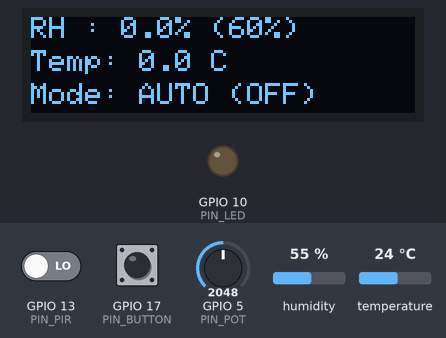
Recording of a program running on a simulated ESP32-S3. Shown: 128×32 one-colour display, output pins drawn as LEDs (lit = HIGH). Dashed ring = blinking. Inputs (shaded band) come from the test bench; at power-on: humidity 55 %, GPIO 5 (PIN_POT) = 2048, GPIO 13 (PIN_PIR) LOW, GPIO 17 (PIN_BUTTON) HIGH, temperature 24 °C. What the program prints to the serial monitor is not drawn.

Above: at 1.2 s.
1.3 s: humidity set to 59 %
At 2.6 s:
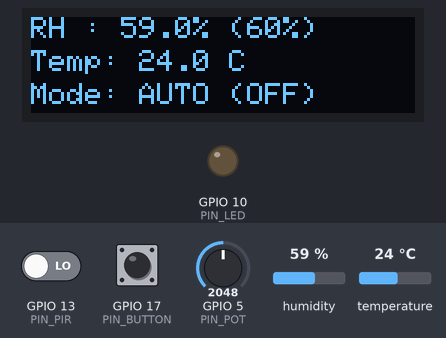
3.5 s: humidity set to 62 %
At 6.25 s:
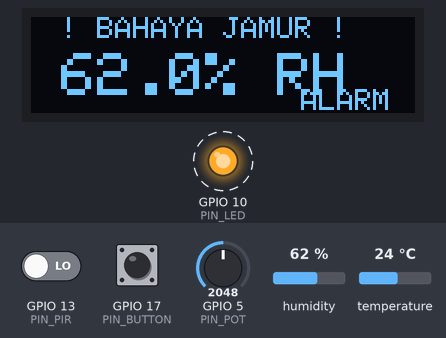
7.7 s: GPIO 5 (PIN_POT) set to 2204
9.2 s: GPIO 5 (PIN_POT) set to 2290
At 9.5 s:
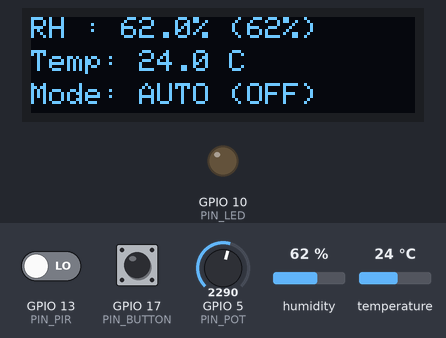
10.7 s: GPIO 13 (PIN_PIR) driven HIGH
At 11.9 s:
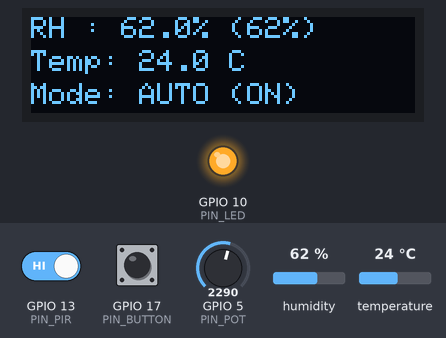
17.3 s: GPIO 17 (PIN_BUTTON) pulled LOW for 0.15 s
At 18.2 s:
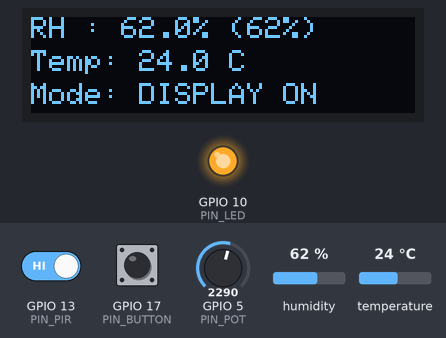
Timing chart, 0 to 19.9 s (numbered marks = the images above; inputs shaded):
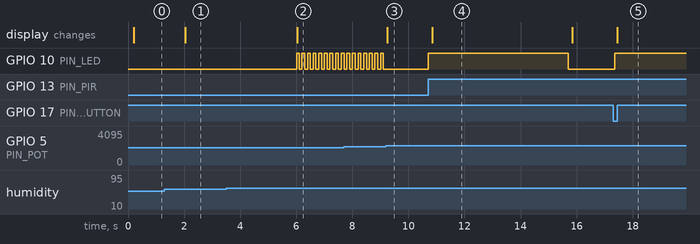

Measured:
- the behaviour switches between 60 and 61 % on humidity (found by bisection; images 1 and 2)
- the behaviour switches between 2252 and 2253 on GPIO 5 (PIN_POT) (found by bisection; images 2 and 3)
- after the input at 1.3 s, the display: changes after 0.74 s (image 1)
- after the input at 3.5 s, GPIO 10 (PIN_LED): alternates HIGH for 0.10 s and LOW for 0.10 s, starting after 2.5 s; the display: changes after 2.5 s (image 2)
- after the input at 9.2 s, GPIO 10 (PIN_LED): stops changing and stays LOW; the display: changes at once (image 3)
- after the input at 10.7 s, GPIO 10 (PIN_LED): LOW → HIGH at once, → LOW 5.0 s later; the display: changes after 0.14 s (image 4)
- after the input at 17.3 s, GPIO 10 (PIN_LED): LOW → HIGH after 0.05 s; the display: changes after 0.14 s (image 5)

The program:

main.cpp
```cpp
#include <Arduino.h>
#include <Wire.h>
#include <Adafruit_GFX.h>
#include <Adafruit_SSD1306.h>
#include <DHT.h>

// --- KONFIGURASI PIN TERUPDATE ---
#define PIN_DHT          4   // Sensor Suhu & Kelembapan
#define PIN_PIR          13  // Sensor Gerak
#define PIN_POT          5   // Potensiometer
#define PIN_BUTTON       17  // Push Button
#define PIN_LED          10  // Lampu LED
#define PIN_SDA           8  // OLED SDA
#define PIN_SCL           9  // OLED SCL

// --- KONFIGURASI SPESIFIKASI ---
#define DHTTYPE          DHT11
#define SCREEN_WIDTH     128
#define SCREEN_HEIGHT    32
#define OLED_RESET       -1
#define SCREEN_ADDRESS   0x3C

// --- OBJEK DAN VARIABEL GLOBAL ---
DHT dht(PIN_DHT, DHTTYPE);
Adafruit_SSD1306 display(SCREEN_WIDTH, SCREEN_HEIGHT, &Wire, OLED_RESET);

// Variabel Interupsi (volatile)
volatile bool motionDetected = false;
volatile unsigned long lastMotionTime = 0;

// Variabel State Mesin
enum DisplayMode { AUTO_MODE, MANUAL_MODE };
DisplayMode currentMode = AUTO_MODE;

bool lastButtonState = HIGH;
unsigned long lastDebounceTime = 0;
const unsigned long debounceDelay = 50;

// Pewaktuan Non-Blocking
unsigned long previousMillisDHT = 0;
const long intervalDHT = 2000; // Pembacaan DHT11 setiap 2 detik

unsigned long previousMillisOLED = 0;
const long intervalOLED = 200; // Refesh OLED & Serial setiap 200ms

unsigned long previousMillisStrobe = 0;
bool strobeState = false;

// ISR (Interrupt Service Routine) untuk PIR Sensor
void IRAM_ATTR handlePirInterrupt() {
  motionDetected = true;
  lastMotionTime = millis();
}

void setup() {
  Serial.begin(115200);

  // Inisialisasi Pin Input/Output
  pinMode(PIN_BUTTON, INPUT_PULLUP);
  pinMode(PIN_PIR, INPUT);
  pinMode(PIN_LED, OUTPUT);

  // Configuration I2C Custom Pin ESP32-S3
  Wire.begin(PIN_SDA, PIN_SCL);

  // Inisialisasi OLED
  if (!display.begin(SSD1306_SWITCHCAPVCC, SCREEN_ADDRESS)) {
    Serial.println(F("Gagal menginisialisasi SSD1306 OLED"));
    for (;;);
  }
  display.clearDisplay();
  display.setTextColor(SSD1306_WHITE);
  display.display();

  // Inisialisasi DHT
  dht.begin();

  // Attach Hardware Interrupt pada PIR
  attachInterrupt(digitalPinToInterrupt(PIN_PIR), handlePirInterrupt, RISING);
}

void loop() {
  unsigned long currentMillis = millis();

  // -------------------------------------------------------------
  // 1. PEMBACAAN INPUT ANALOG & DIGITAL
  // -------------------------------------------------------------
  int potRaw = analogRead(PIN_POT);
  float thresholdRH = map(potRaw, 0, 4095, 40, 80);

  // Debouncing Sakelar Tekan (Push Button) untuk Toggle Mode
  bool reading = digitalRead(PIN_BUTTON);
  if (reading != lastButtonState) {
    lastDebounceTime = currentMillis;
  }
  if ((currentMillis - lastDebounceTime) > debounceDelay) {
    static bool buttonState = HIGH;
    if (reading != buttonState) {
      buttonState = reading;
      if (buttonState == LOW) { // Aktif saat ditekan
        currentMode = (currentMode == AUTO_MODE) ? MANUAL_MODE : AUTO_MODE;
      }
    }
  }
  lastButtonState = reading;

  // Pembacaan Periodik Sensor DHT11
  static float humidity = 0.0;
  static float temperature = 0.0;
  if (currentMillis - previousMillisDHT >= intervalDHT) {
    previousMillisDHT = currentMillis;
    float h = dht.readHumidity();
    float t = dht.readTemperature();
    if (!isnan(h) && !isnan(t)) {
      humidity = h;
      temperature = t;
    }
  }

  // Auto-reset flag gerakan setelah 5 detik tanpa gerakan baru
  if (motionDetected && (currentMillis - lastMotionTime > 5000)) {
    motionDetected = false;
  }

  // -------------------------------------------------------------
  // 2. LOGIKA KENDALI UTAMA (LED AKTUATOR)
  // -------------------------------------------------------------
  if (humidity > thresholdRH) {
    // Strobo visual LED (berkedip interval 100ms) saat kondisi bahaya
    if (currentMillis - previousMillisStrobe >= 100) {
      previousMillisStrobe = currentMillis;
      strobeState = !strobeState;
      digitalWrite(PIN_LED, strobeState ? HIGH : LOW);
    }
  } else {
    // Kondisi Aman
    if (currentMode == MANUAL_MODE) {
      digitalWrite(PIN_LED, HIGH);
    } else {
      digitalWrite(PIN_LED, motionDetected ? HIGH : LOW);
    }
  }

  // -------------------------------------------------------------
  // 3. PEMBARUAN TAMPILAN OLED & SERIAL MONITOR (Dibatasi Timer)
  // -------------------------------------------------------------
  if (currentMillis - previousMillisOLED >= intervalOLED) {
    previousMillisOLED = currentMillis;

    display.clearDisplay();

    if (humidity > thresholdRH) {
      // --- TAMPILAN DASBOR BAHAYA ---
      display.setTextSize(1);
      display.setCursor(10, 0);
      display.print(F("! BAHAYA JAMUR !"));

      display.setTextSize(2);
      display.setCursor(10, 12);
      display.print(humidity, 1);
      display.print(F("% RH"));

      display.setTextSize(1);
      display.setCursor(90, 24);
      display.print(F("ALARM"));
    } else {
      // --- TAMPILAN DASBOR NORMAL ---
      display.setTextSize(1);

      // Baris 1: Kelembapan & Limit
      display.setCursor(0, 0);
      display.print(F("RH : "));
      display.print(humidity, 1);
      display.print(F("% ("));
      display.print((int)thresholdRH);
      display.print(F("%)"));

      // Baris 2: Suhu
      display.setCursor(0, 11);
      display.print(F("Temp: "));
      display.print(temperature, 1);
      display.print(F(" C"));

      // Baris 3: Status Mode & LED
      display.setCursor(0, 22);
      display.print(F("Mode: "));
      if (currentMode == MANUAL_MODE) {
        display.print(F("DISPLAY ON"));
      } else {
        display.print(motionDetected ? F("AUTO (ON)") : F("AUTO (OFF)"));
      }
    }

    // Kirim data buffer ke layar OLED
    display.display();

    // Data Serial Monitor
    Serial.print("RH: ");
    Serial.print(humidity);
    Serial.print("% | Limit: ");
    Serial.print((int)thresholdRH);
    Serial.print("% | Temp: ");
    Serial.print(temperature);
    Serial.print("C | Mode: ");
    Serial.println(currentMode == MANUAL_MODE ? "MANUAL" : "AUTO");
  }
}
```
